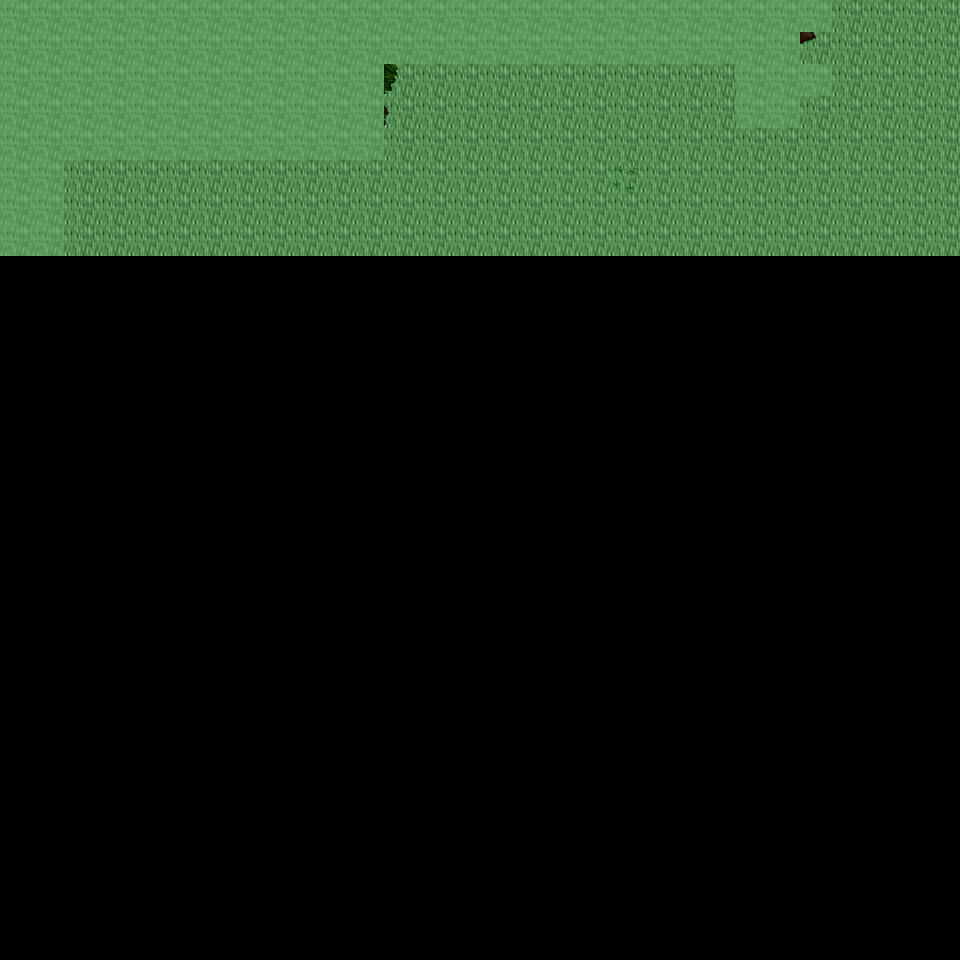

Rendered tile map (Tiled .tmx) drawn with the repository's tilesets; below, a short description and the map source with its tile grids summarised:
An orthogonal 30x30 tile map with 32x32 px tiles, 6 tile layers (Ground, Object, Object2, Above, ...), 23 tilesets and 3 objects (3x mapExit).

<map version="1.0" orientation="orthogonal" renderorder="right-down" width="30" height="30" tilewidth="32" tileheight="32" nextobjectid="4">
  <tileset firstgid="1" name="tileset_ground_ground" tilewidth="32" tileheight="32" tilecount="33" columns="3">
    <image source="../drawable/tileset_ground_ground.png" width="96" height="352" />
  </tileset>
  <tileset firstgid="34" name="tileset_ground_rock_pebbles" tilewidth="32" tileheight="32" tilecount="3" columns="1">
    <image source="../drawable/tileset_ground_rock_pebbles.png" width="32" height="96" />
  </tileset>
  <tileset firstgid="37" name="tileset_ground_grass_edges" tilewidth="32" tileheight="32" tilecount="36" columns="12">
    <image source="../drawable/tileset_ground_grass_edges.png" width="384" height="96" />
  </tileset>
  <tileset firstgid="73" name="tileset_ground_grass_corners" tilewidth="32" tileheight="32" tilecount="24" columns="6">
    <image source="../drawable/tileset_ground_grass_corners.png" width="192" height="128" />
  </tileset>
  <tileset firstgid="97" name="tileset_plant_tree_tree_darkgreen" tilewidth="32" tileheight="32" tilecount="88" columns="8">
    <image source="../drawable/tileset_plant_tree_tree_darkgreen.png" width="256" height="352" />
  </tileset>
  <tileset firstgid="185" name="tileset_plant_grasses" tilewidth="32" tileheight="32" tilecount="6" columns="3">
    <image source="../drawable/tileset_plant_grasses.png" width="96" height="64" />
  </tileset>
  <tileset firstgid="191" name="tileset_plant_bush_bushes" tilewidth="32" tileheight="32" tilecount="10" columns="5">
    <image source="../drawable/tileset_plant_bush_bushes.png" width="160" height="64" />
  </tileset>
  <tileset firstgid="201" name="tileset_plant_tree_tree_green" tilewidth="32" tileheight="32" tilecount="88" columns="8">
    <image source="../drawable/tileset_plant_tree_tree_green.png" width="256" height="352" />
  </tileset>
  <tileset firstgid="289" name="tileset_plant_flower_daisy_white" tilewidth="32" tileheight="32" tilecount="8" columns="2">
    <image source="../drawable/tileset_plant_flower_daisy_white.png" width="64" height="128" />
  </tileset>
  <tileset firstgid="297" name="tileset_object_well" tilewidth="32" tileheight="32" tilecount="4" columns="2">
    <image source="../drawable/tileset_object_well.png" width="64" height="64" />
  </tileset>
  <tileset firstgid="301" name="tileset_item_corpse_huge_animal" tilewidth="32" tileheight="32" tilecount="16" columns="2">
    <image source="../drawable/tileset_item_corpse_huge_animal.png" width="64" height="256" />
  </tileset>
  <tileset firstgid="317" name="tileset_item_corpse_skull_pale" tilewidth="32" tileheight="32" tilecount="2" columns="2">
    <image source="../drawable/tileset_item_corpse_skull_pale.png" width="64" height="32" />
  </tileset>
  <tileset firstgid="319" name="tileset_item_statue_grey_stone" tilewidth="32" tileheight="32" tilecount="4" columns="2">
    <image source="../drawable/tileset_item_statue_grey_stone.png" width="64" height="64" />
  </tileset>
  <tileset firstgid="323" name="tileset_logic_creature_animal" tilewidth="32" tileheight="32" tilecount="32" columns="8">
    <image source="../drawable/tileset_logic_creature_animal.png" width="256" height="128" />
  </tileset>
  <tileset firstgid="355" name="tileset_logic_item_resources" tilewidth="32" tileheight="32" tilecount="6" columns="6">
    <image source="../drawable/tileset_logic_item_resources.png" width="192" height="32" />
  </tileset>
  <tileset firstgid="361" name="tileset_logic_creature_rodent" tilewidth="32" tileheight="32" tilecount="8" columns="8">
    <image source="../drawable/tileset_logic_creature_rodent.png" width="256" height="32" />
  </tileset>
  <tileset firstgid="369" name="tileset_logic_item_sheepfood" tilewidth="32" tileheight="32" tilecount="1" columns="1">
    <image source="../drawable/tileset_logic_item_sheepfood.png" width="32" height="32" />
  </tileset>
  <tileset firstgid="370" name="tileset_logic_item_sign" tilewidth="32" tileheight="32" tilecount="1" columns="1">
    <image source="../drawable/tileset_logic_item_sign.png" width="32" height="32" />
  </tileset>
  <tileset firstgid="371" name="tileset_logic_item_mushroom" tilewidth="32" tileheight="32" tilecount="6" columns="6">
    <image source="../drawable/tileset_logic_item_mushroom.png" width="192" height="32" />
  </tileset>
  <tileset firstgid="377" name="tileset_logic_collision" tilewidth="32" tileheight="32" tilecount="1" columns="1">
    <image source="../drawable/tileset_logic_collision.png" width="32" height="32" />
  </tileset>
  <tileset firstgid="378" name="tileset_logic_protection" tilewidth="32" tileheight="32" tilecount="2" columns="2">
    <image source="../drawable/tileset_logic_protection.png" width="64" height="32" />
  </tileset>
  <tileset firstgid="380" name="tileset_ground_grass_2" tilewidth="32" tileheight="32" tilecount="21" columns="3">
    <image source="../drawable/tileset_ground_grass_2.png" width="96" height="224" />
  </tileset>
  <tileset firstgid="401" name="tileset_ground_green_paving" tilewidth="32" tileheight="32" tilecount="18" columns="3">
    <image source="../drawable/tileset_ground_green_paving.png" width="96" height="192" />
  </tileset>
  <layer name="Ground" width="30" height="30">
    <data>[900 cells, 240 non-empty, 1 distinct tile ids]</data>
  </layer>
  <layer name="Object" width="30" height="30">
    <data>[900 cells, 0 non-empty, 0 distinct tile ids]</data>
  </layer>
  <layer name="Object2" width="30" height="30">
    <data>[900 cells, 65 non-empty, 27 distinct tile ids]</data>
  </layer>
  <layer name="Above" width="30" height="30">
    <data>[900 cells, 42 non-empty, 17 distinct tile ids]</data>
  </layer>
  <layer name="Above2" width="30" height="30">
    <data>[900 cells, 0 non-empty, 0 distinct tile ids]</data>
  </layer>
  <layer name="Walkable" width="30" height="30">
    <data>[900 cells, 98 non-empty, 1 distinct tile ids]</data>
  </layer>
  <objectgroup name="MapEvents">
    <object id="1" name="north" type="mapExit" x="832" y="0" width="128" height="32">
      <properties>
        <property name="map" value="level_0_x120_y62" />
        <property name="x" value="26" />
        <property name="y" value="28" />
      </properties>
    </object>
    <object id="2" name="west" type="mapExit" x="0" y="256" width="32" height="704">
      <properties>
        <property name="map" value="level_0_x119_y63" />
        <property name="x" value="28" />
        <property name="y" value="8" />
      </properties>
    </object>
    <object id="3" name="east" type="mapExit" x="928" y="0" width="32" height="960">
      <properties>
        <property name="map" value="level_0_x121_y63" />
        <property name="x" value="1" />
        <property name="y" value="0" />
      </properties>
    </object>
  </objectgroup>
</map>
